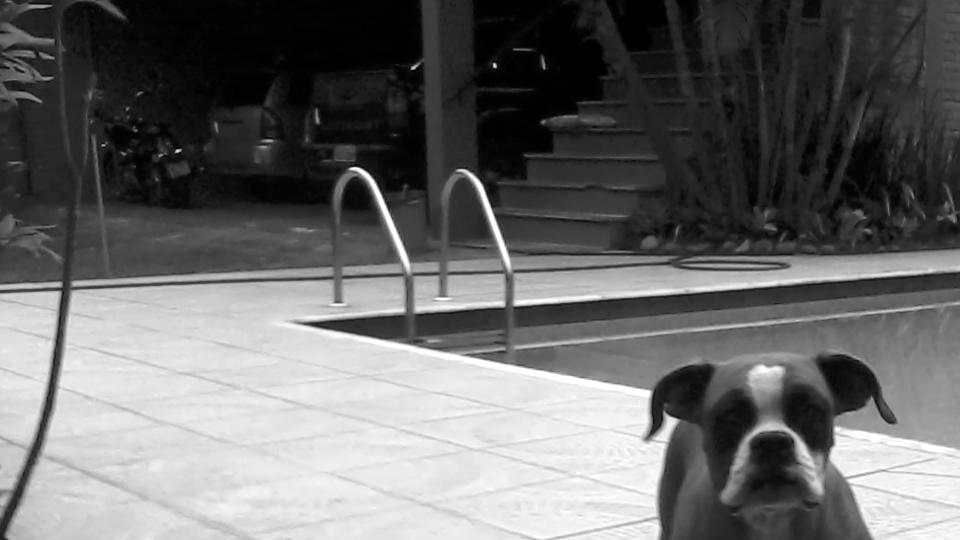
#> input picture 1-Activitie/A/img/image_GS_1_scale_equalized.jpg, 960 x 540 px, found by its file name
$ python A_4.py
#> lines starting #> are read from the running program, lines starting #| are printed output that depends on the picture
# @toffanetto

import os
import numpy as np
import imageio.v2 as iio
import matplotlib.pyplot as plt

def getHistogramNorm(image_array):
    n_rows = np.uint16(image_array.shape[0]) # Number of rows of the image
    n_collumns = np.uint16(image_array.shape[1]) # Number of collumns of the image

    histogram_array = np.zeros([256]) # Empty arraw for the construction of the histogram

    for j in range(n_collumns): # Collumn sweep
        for i in range(n_rows): # Row sweep

            histogram_array[image_array[i][j]] += 1

    return (histogram_array/n_collumns)/n_rows

def getCumulativeHistogram(histogram_array):

    cumulative_histogram_array = np.zeros([256]) # Empty arraw for the construction of the histogram

    cumulative_histogram_array[0] = histogram_array[0]

    for i in range(len(histogram_array)-1):
            cumulative_histogram_array[i+1] = cumulative_histogram_array[i] + histogram_array[i+1]


    return cumulative_histogram_array

def histogramEqualization(image_array, cumulative_histogram):
    n_rows = np.uint16(image_array.shape[0]) # Number of rows of the image
    n_collumns = np.uint16(image_array.shape[1]) # Number of collumns of the image

    image_equalized = np.zeros([n_rows, n_collumns], dtype=np.uint8)

    for j in range(n_collumns): # Collumn sweep
        for i in range(n_rows): # Row sweep
            image_equalized[i, j] = (256-1)*cumulative_histogram[image_array[i, j]]

    return image_equalized
# Read image from file

image_raw = iio.imread('A/img/image_GS_1_scale_equalized.jpg')
#> image_raw is the input picture: shape (540, 960); min 0, max 255, mean 106.2

print("IMG Tensor size: "+str(image_raw.shape))
#| IMG Tensor size: (540, 960)

histogram_raw = getHistogramNorm(image_raw)
#> histogram_raw = 256 values, max 0.0238 at index 1, min 0.000646 at index 168, mean 0.00391
np.savetxt('./A/data/histogram.txt', histogram_raw, fmt='%.3f', newline=os.linesep)

print(np.sum(histogram_raw))
#| 1.0

x = np.linspace(0, 255, 256)

plt.figure(figsize = (8,6))
plt.stem(x, histogram_raw)
plt.xlabel('Grayscale 8-bit intensity')
plt.ylabel('Normalized Frequency')
plt.title('Histogram')
plt.grid()

plt.savefig("./A/plot/Histogram.pdf", format="pdf", bbox_inches="tight")
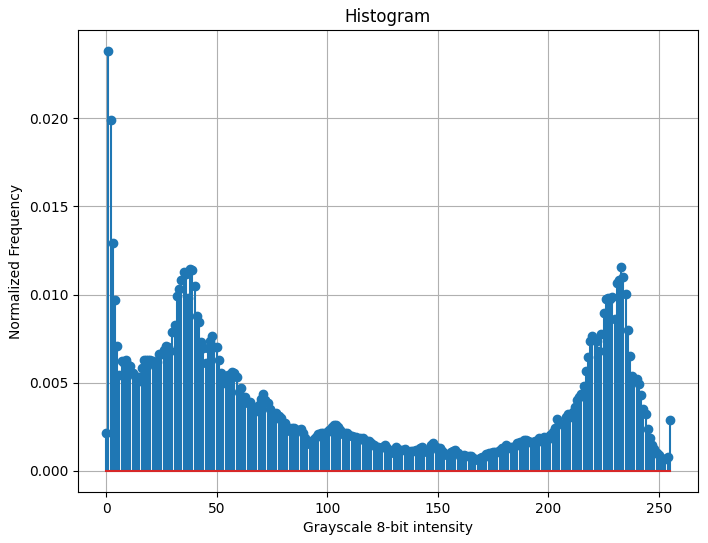
#> figure drawn by matplotlib, 1 panel; curve peaks at x = 1, y = 0.0238

cumulative_histogram_raw = getCumulativeHistogram(histogram_raw)
#> after the loop in getCumulativeHistogram, `for i in range(len(histogram_array)-1):`: cumulative_histogram_array = 256 values from 0.00213 to 1
#> cumulative_histogram_raw = 256 values from 0.00213 to 1

plt.figure(figsize = (8,6))
plt.plot(x, cumulative_histogram_raw)
plt.xlabel('Grayscale 8-bit intensity')
plt.ylabel('Normalized Cumulative Frequency')
plt.title('Cumulative Histogram')
plt.grid()

plt.savefig("./A/plot/Cumulative_Histogram.pdf", format="pdf", bbox_inches="tight")
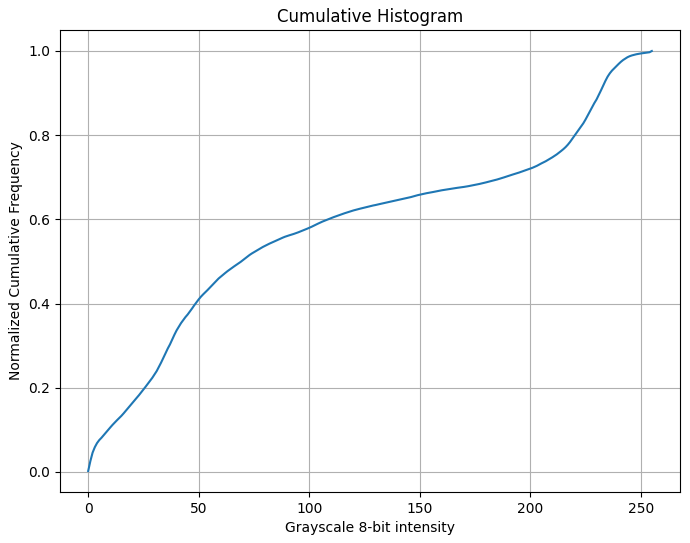
#> figure drawn by matplotlib, 1 panel; curve peaks at x = 255, y = 1

image_equalized = histogramEqualization(image_raw, cumulative_histogram_raw)
#> after the loop in histogramEqualization, `for j in range(n_collumns):`:
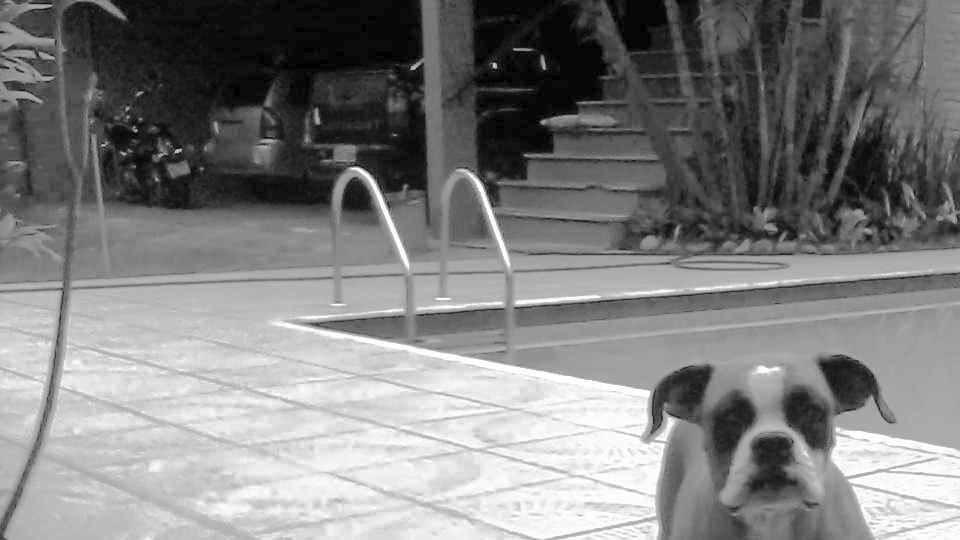
#> image_equalized: shape (540, 960); min 0, max 254, mean 127.9

histogram_equalized = getHistogramNorm(image_equalized)
#> histogram_equalized = 256 values, max 0.0238 at index 6, min 0 at index 1, mean 0.00391

plt.figure(figsize = (8,6))
plt.stem(x, histogram_equalized)
plt.xlabel('Grayscale 8-bit intensity')
plt.ylabel('Normalized Frequency')
plt.title('Equalized Normalized Histogram')
plt.grid()

plt.savefig("./A/plot/EqualizedHistogram.pdf", format="pdf", bbox_inches="tight")
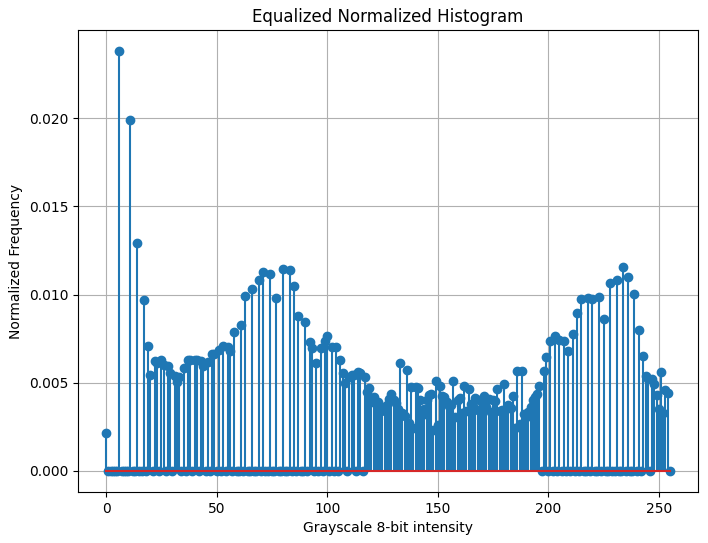
#> figure drawn by matplotlib, 1 panel; curve peaks at x = 6, y = 0.0238

cumulative_histogram_equalized = getCumulativeHistogram(histogram_equalized)
#> cumulative_histogram_equalized = 256 values from 0.00213 to 1

plt.figure(figsize = (8,6))
plt.plot(x, cumulative_histogram_equalized)
plt.xlabel('Grayscale 8-bit intensity')
plt.ylabel('Equalized Normalized Cumulative Frequency')
plt.title('Cumulative Histogram')
plt.grid()

plt.savefig("./A/plot/EqualizedCumulative_Histogram.pdf", format="pdf", bbox_inches="tight")
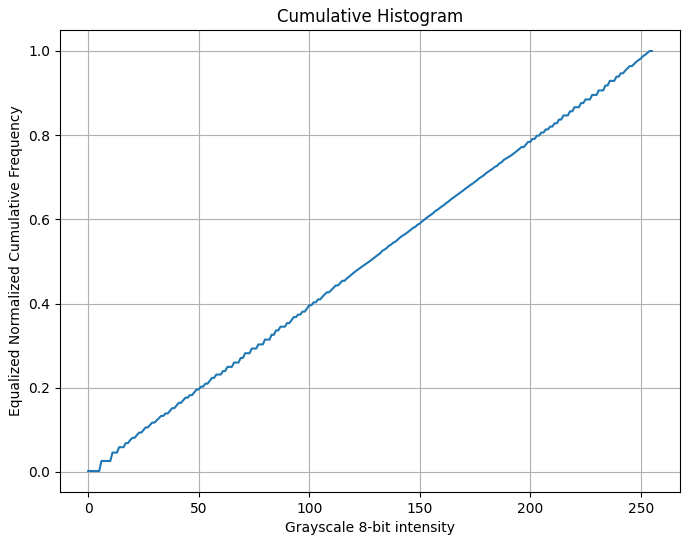
#> figure drawn by matplotlib, 1 panel; curve peaks at x = 254, y = 1

iio.imwrite('A/img/image_GS_1_equalized.jpg', image_equalized)

plt.show()
